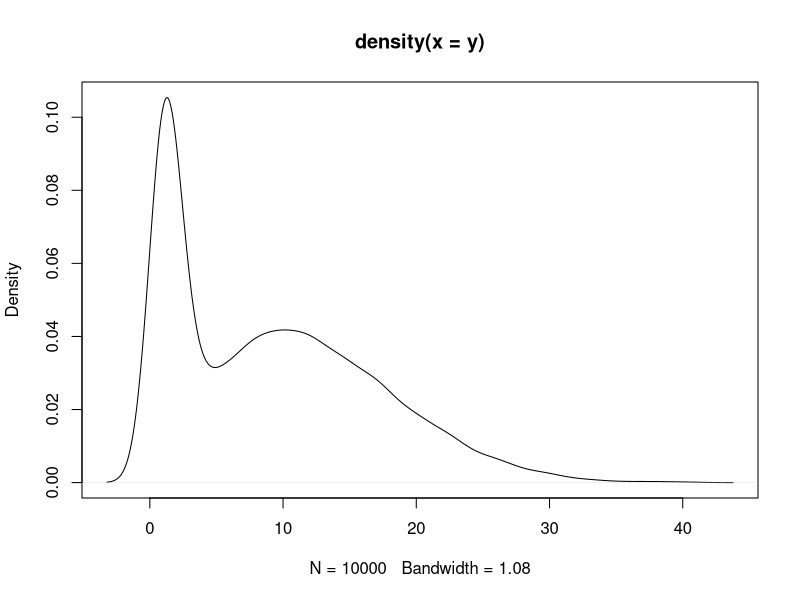

Write R code to recreate this figure.
library(magrittr)
library(VGAM)


# k-Mixture Rayleigh Model
k = 2

# Data Generation
n = 10000
pi.TRUE = c(0.3, 0.7)
sigma.TRUE = c(1, 10)

set.seed(1)
z.TRUE = sample(1:k, size = n, replace = T, prob = pi.TRUE)
y = sapply(z.TRUE, function(z) rrayleigh(1, sigma.TRUE[z]))

plot(density(y))


##################################################


# EM Algorithm

# (1) Set initial values (by k-means)
set.seed(1)
cluster.kmeans = kmeans(y, centers = k)
init = list(pi = as.numeric(table(cluster.kmeans$cluster)/n)[order(cluster.kmeans$centers[,1])],
            sigma = as.numeric(sort(cluster.kmeans$centers[,1]*sqrt(2/pi))))

# (2) Algorithm
mixture_rayleigh = function(y, init, tol = 1e-05, max.iter = 10) {
  n = length(y)
  k = length(init$pi)
  
  # E-step
  pi_after    = init$pi
  sigma_after = init$sigma
  
  # M-step
  pi_before    = numeric(k)
  sigma_before = numeric(k)
  
  iter = 0
  while ((any(abs(sigma_before - sigma_after)/(sigma_before + 1e-04) > tol) | any(abs(pi_before - pi_after)/(pi_before + 1e-04) > tol)) & iter < max.iter) {
    # E-step
    pi_before    = pi_after
    sigma_before = sigma_after
    w = t(replicate(n, pi_before)) * outer(y, sigma_before, drayleigh) / replicate(k, rowSums(t(replicate(n, pi_before)) * outer(y, sigma_before, drayleigh)))
    # M-step
    pi_after = colSums(w)/n
    sigma_after = sqrt(colSums(w*y^2)/2/colSums(w))
    
    iter = iter + 1
    cat('Iteration: ', iter, '\n')
  }
  
  # log likelihood
  w = t(replicate(n, pi_after)) * outer(y, sigma_after, drayleigh) / replicate(k, rowSums(t(replicate(n, pi_after)) * outer(y, sigma_after, drayleigh)))
  print(w)
  loglik = sum(w * log(t(replicate(n, pi_after)) * outer(y, sigma_after, drayleigh)))
  
  return(list(iter = iter, loglik = loglik, init = init, pi = pi_after, sigma = sigma_after))
}

# (3) Execute iteration
mixture_rayleigh(y, init)
